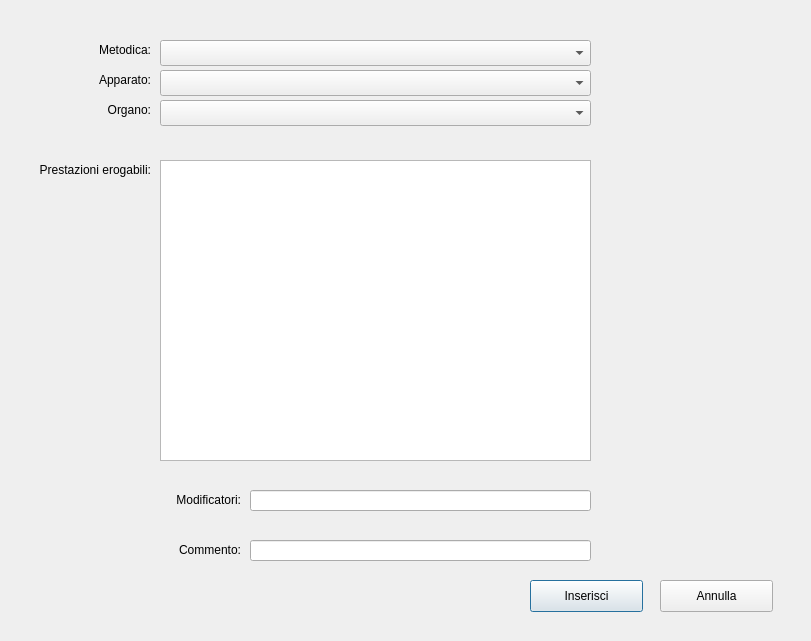
<?xml version="1.0" encoding="UTF-8"?>
<ui version="4.0">
 <class>Prestazioni</class>
 <widget class="QDialog" name="Prestazioni">
  <property name="geometry">
   <rect>
    <x>0</x>
    <y>0</y>
    <width>811</width>
    <height>641</height>
   </rect>
  </property>
  <property name="windowTitle">
   <string>Prestazioni</string>
  </property>
  <widget class="QPushButton" name="btn_ok">
   <property name="geometry">
    <rect>
     <x>530</x>
     <y>580</y>
     <width>113</width>
     <height>32</height>
    </rect>
   </property>
   <property name="text">
    <string>Inserisci</string>
   </property>
  </widget>
  <widget class="QPushButton" name="btn_cancel">
   <property name="geometry">
    <rect>
     <x>660</x>
     <y>580</y>
     <width>113</width>
     <height>32</height>
    </rect>
   </property>
   <property name="text">
    <string>Annulla</string>
   </property>
  </widget>
  <widget class="QComboBox" name="comboBox_metodica">
   <property name="geometry">
    <rect>
     <x>160</x>
     <y>40</y>
     <width>431</width>
     <height>26</height>
    </rect>
   </property>
  </widget>
  <widget class="QComboBox" name="comboBox_apparato">
   <property name="geometry">
    <rect>
     <x>160</x>
     <y>70</y>
     <width>431</width>
     <height>26</height>
    </rect>
   </property>
  </widget>
  <widget class="QComboBox" name="comboBox_organo">
   <property name="geometry">
    <rect>
     <x>160</x>
     <y>100</y>
     <width>431</width>
     <height>26</height>
    </rect>
   </property>
  </widget>
  <widget class="QTableWidget" name="lista_prestazioni">
   <property name="geometry">
    <rect>
     <x>160</x>
     <y>160</y>
     <width>431</width>
     <height>301</height>
    </rect>
   </property>
   <property name="editTriggers">
    <set>QAbstractItemView::NoEditTriggers</set>
   </property>
   <property name="alternatingRowColors">
    <bool>true</bool>
   </property>
   <property name="selectionMode">
    <enum>QAbstractItemView::SingleSelection</enum>
   </property>
   <property name="selectionBehavior">
    <enum>QAbstractItemView::SelectRows</enum>
   </property>
   <attribute name="verticalHeaderVisible">
    <bool>false</bool>
   </attribute>
  </widget>
  <widget class="QLabel" name="label_2">
   <property name="geometry">
    <rect>
     <x>150</x>
     <y>490</y>
     <width>91</width>
     <height>20</height>
    </rect>
   </property>
   <property name="text">
    <string>Modificatori:</string>
   </property>
   <property name="alignment">
    <set>Qt::AlignRight|Qt::AlignTrailing|Qt::AlignVCenter</set>
   </property>
  </widget>
  <widget class="QLineEdit" name="modificatore">
   <property name="geometry">
    <rect>
     <x>250</x>
     <y>490</y>
     <width>341</width>
     <height>21</height>
    </rect>
   </property>
  </widget>
  <widget class="QLabel" name="label_3">
   <property name="geometry">
    <rect>
     <x>60</x>
     <y>40</y>
     <width>91</width>
     <height>20</height>
    </rect>
   </property>
   <property name="text">
    <string>Metodica:</string>
   </property>
   <property name="alignment">
    <set>Qt::AlignRight|Qt::AlignTrailing|Qt::AlignVCenter</set>
   </property>
  </widget>
  <widget class="QLabel" name="label_4">
   <property name="geometry">
    <rect>
     <x>60</x>
     <y>70</y>
     <width>91</width>
     <height>20</height>
    </rect>
   </property>
   <property name="text">
    <string>Apparato:</string>
   </property>
   <property name="alignment">
    <set>Qt::AlignRight|Qt::AlignTrailing|Qt::AlignVCenter</set>
   </property>
  </widget>
  <widget class="QLabel" name="label_5">
   <property name="geometry">
    <rect>
     <x>60</x>
     <y>100</y>
     <width>91</width>
     <height>20</height>
    </rect>
   </property>
   <property name="text">
    <string>Organo:</string>
   </property>
   <property name="alignment">
    <set>Qt::AlignRight|Qt::AlignTrailing|Qt::AlignVCenter</set>
   </property>
  </widget>
  <widget class="QLabel" name="label_6">
   <property name="geometry">
    <rect>
     <x>10</x>
     <y>160</y>
     <width>141</width>
     <height>20</height>
    </rect>
   </property>
   <property name="text">
    <string>Prestazioni erogabili:</string>
   </property>
   <property name="alignment">
    <set>Qt::AlignRight|Qt::AlignTrailing|Qt::AlignVCenter</set>
   </property>
  </widget>
  <widget class="QLabel" name="label_7">
   <property name="geometry">
    <rect>
     <x>150</x>
     <y>540</y>
     <width>91</width>
     <height>20</height>
    </rect>
   </property>
   <property name="text">
    <string>Commento:</string>
   </property>
   <property name="alignment">
    <set>Qt::AlignRight|Qt::AlignTrailing|Qt::AlignVCenter</set>
   </property>
  </widget>
  <widget class="QLineEdit" name="commento">
   <property name="geometry">
    <rect>
     <x>250</x>
     <y>540</y>
     <width>341</width>
     <height>21</height>
    </rect>
   </property>
  </widget>
 </widget>
 <resources/>
 <connections>
  <connection>
   <sender>btn_ok</sender>
   <signal>clicked()</signal>
   <receiver>Prestazioni</receiver>
   <slot>accetta()</slot>
   <hints>
    <hint type="sourcelabel">
     <x>170</x>
     <y>265</y>
    </hint>
    <hint type="destinationlabel">
     <x>172</x>
     <y>209</y>
    </hint>
   </hints>
  </connection>
  <connection>
   <sender>btn_cancel</sender>
   <signal>clicked()</signal>
   <receiver>Prestazioni</receiver>
   <slot>annulla()</slot>
   <hints>
    <hint type="sourcelabel">
     <x>279</x>
     <y>261</y>
    </hint>
    <hint type="destinationlabel">
     <x>300</x>
     <y>206</y>
    </hint>
   </hints>
  </connection>
  <connection>
   <sender>comboBox_metodica</sender>
   <signal>currentIndexChanged(int)</signal>
   <receiver>Prestazioni</receiver>
   <slot>metodica_changed()</slot>
   <hints>
    <hint type="sourcelabel">
     <x>481</x>
     <y>92</y>
    </hint>
    <hint type="destinationlabel">
     <x>655</x>
     <y>64</y>
    </hint>
   </hints>
  </connection>
  <connection>
   <sender>comboBox_apparato</sender>
   <signal>currentIndexChanged(int)</signal>
   <receiver>Prestazioni</receiver>
   <slot>apparato_changed()</slot>
   <hints>
    <hint type="sourcelabel">
     <x>369</x>
     <y>125</y>
    </hint>
    <hint type="destinationlabel">
     <x>690</x>
     <y>118</y>
    </hint>
   </hints>
  </connection>
  <connection>
   <sender>comboBox_organo</sender>
   <signal>currentIndexChanged(int)</signal>
   <receiver>Prestazioni</receiver>
   <slot>organo_changed()</slot>
   <hints>
    <hint type="sourcelabel">
     <x>536</x>
     <y>152</y>
    </hint>
    <hint type="destinationlabel">
     <x>725</x>
     <y>170</y>
    </hint>
   </hints>
  </connection>
  <connection>
   <sender>lista_prestazioni</sender>
   <signal>doubleClicked(QModelIndex)</signal>
   <receiver>Prestazioni</receiver>
   <slot>accetta()</slot>
   <hints>
    <hint type="sourcelabel">
     <x>494</x>
     <y>340</y>
    </hint>
    <hint type="destinationlabel">
     <x>609</x>
     <y>565</y>
    </hint>
   </hints>
  </connection>
 </connections>
 <slots>
  <slot>modificato()</slot>
  <slot>accetta()</slot>
  <slot>annulla()</slot>
  <slot>metodica_changed()</slot>
  <slot>apparato_changed()</slot>
  <slot>organo_changed()</slot>
 </slots>
</ui>
